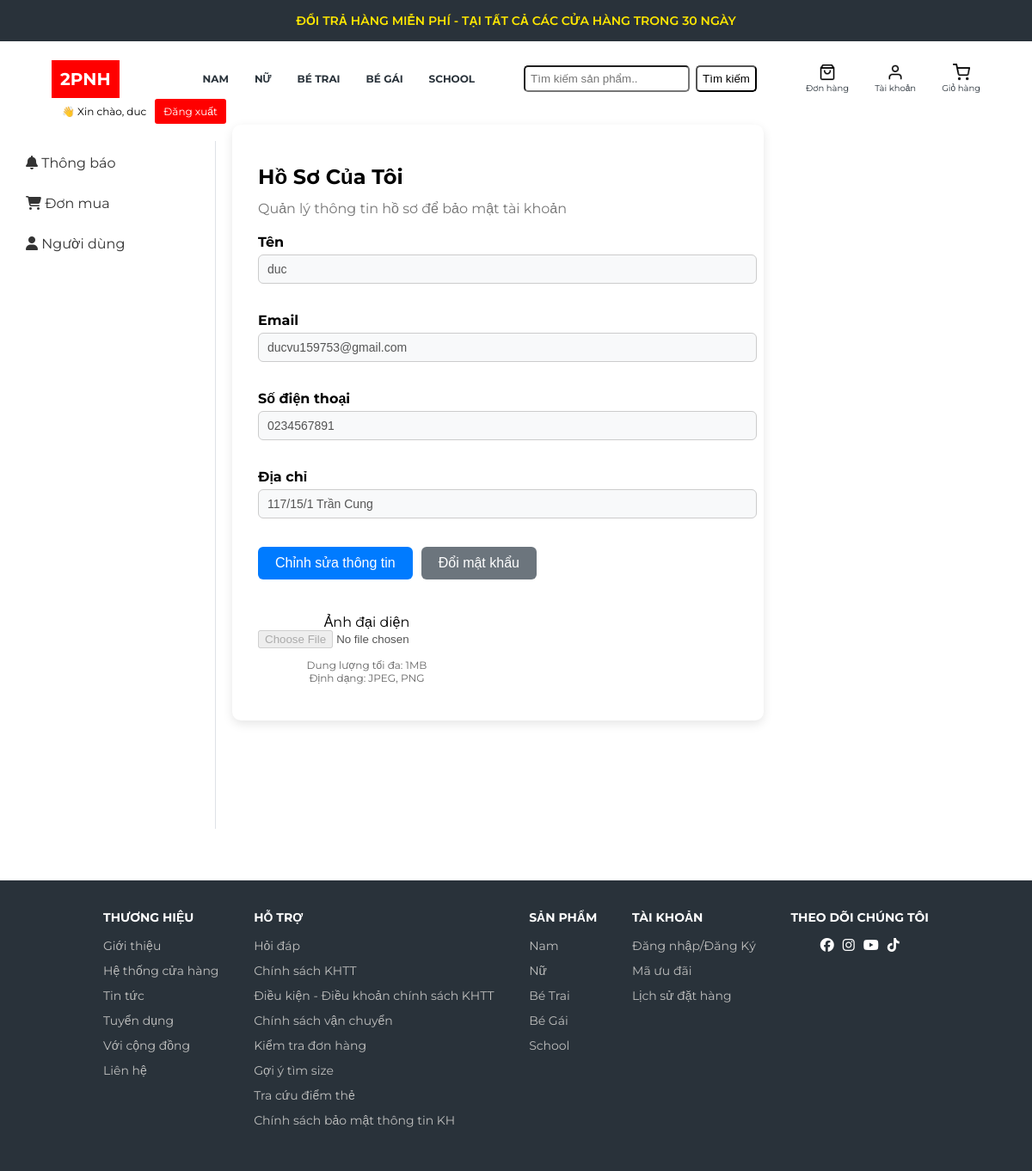
The page /index.php?route=clients&action=profile&action_acc=viewProfile&user_id=16 (signed in) on the database its author committed.
### tables this page shows
CREATE TABLE `categories` (
  `id` int(11) NOT NULL COMMENT 'ID danh mục',
  `name` varchar(100) NOT NULL COMMENT 'Tên danh mục',
  `parent_id` int(11) DEFAULT NULL COMMENT 'ID danh mục cha (nếu có)',
  `sort_order` int(11) DEFAULT 0 COMMENT 'Thứ tự hiển thị'
);

CREATE TABLE `users` (
  `id` bigint(20) NOT NULL COMMENT 'ID người dùng',
  `role_id` int(11) NOT NULL COMMENT 'ID vai trò của người dùng',
  `name` varchar(100) DEFAULT NULL COMMENT 'Tên người dùng',
  `email` varchar(100) NOT NULL COMMENT 'Email đăng nhập',
  `password` varchar(255) NOT NULL COMMENT 'Mật khẩu đã mã hóa',
  `avatar` varchar(255) DEFAULT NULL COMMENT 'Đường dẫn ảnh đại diện',
  `phone` varchar(20) DEFAULT NULL COMMENT 'Số điện thoại',
  `address` text DEFAULT NULL COMMENT 'Địa chỉ liên hệ',
  `status` enum('active','inactive','banned') DEFAULT 'active' COMMENT 'Trạng thái tài khoản',
  `created_at` datetime DEFAULT current_timestamp() COMMENT 'Thời điểm tạo tài khoản',
  `updated_at` datetime DEFAULT current_timestamp() ON UPDATE current_timestamp() COMMENT 'Thời điểm cập nhật'
);

### Controller/clients/UserController.php (called while the page is built, shortened)
<?php
require_once './Model/clients/UserClients.php';
class UserController
{
    public function viewProfile($user_id)
    {
        $userModel = new UserClients();
        $categories = $userModel->list_category();
        $user = $userModel->getUserById($user_id);
        include './Views/clients/layouts/header1.php';
        include './Views/clients/layouts/profile_header.php';
        include './Views/clients/orders/list_profile.php';
        include './Views/clients/layouts/profile_footer.php';
        include './Views/clients/layouts/footer.php';
    }
}

### Model/Pdo.php (called while the page is built, shortened)
<?php
function pdo_get_connection()
{
    $dburl = "mysql:host=localhost;dbname=webshop;charset=utf8";
    $username = 'root';
    $password = '';
    $conn = new PDO($dburl, $username, $password);
    $conn->setAttribute(PDO::ATTR_ERRMODE, PDO::ERRMODE_EXCEPTION);
    return $conn;
}
function pdo_query($sql)
{
    $sql_args = array_slice(func_get_args(), 1);
    try {
        $conn = pdo_get_connection();
        $stmt = $conn->prepare($sql);
        $stmt->execute($sql_args);
        $rows = $stmt->fetchAll(PDO::FETCH_ASSOC);
        return $rows;
    } catch (PDOException $e) {
        throw $e;
    } finally {
        unset($conn);
    }
}
function pdo_query_one($sql)
{
    $sql_args = array_slice(func_get_args(), 1);
    try {
        $conn = pdo_get_connection();
        $stmt = $conn->prepare($sql);
        $stmt->execute($sql_args);
        $row = $stmt->fetch(PDO::FETCH_ASSOC);
        return $row;
    } catch (PDOException $e) {
        throw $e;
    } finally {
        unset($conn);
    }
}

### Model/clients/UserClients.php (called while the page is built, shortened)
<?php
require_once './Model/Pdo.php';
class UserClients
{
    public function list_category()
    {
        $query = "SELECT * FROM `categories`";
        $result = pdo_query($query);
        return $result;
    }
    public function getUserById($id)
    {
        $sql = "SELECT * FROM users WHERE id = ?";
        return pdo_query_one($sql, $id);
    }
}

### Views/clients/orders/list_profile.php (the view, shortened to what this page needs)
<!DOCTYPE html>
<html lang="en">
<head>
    <link rel="stylesheet" href="Public/Css/Clients/list_profile.css">
</head>
<body>
    <?php if ($user): ?>
        <form id="profileForm"
            action="index.php?route=clients&action=profile&action_acc=updateProfile"
            method="post" enctype="multipart/form-data" novalidate>
            <div class="profile-container">
                <div class="profile-wrapper">
                    <div class="profile-left">
                        <h1>Hồ Sơ Của Tôi</h1>
                        <h2>Quản lý thông tin hồ sơ để bảo mật tài khoản</h2>
                        <div class="form-group">
                            <label for="name">Tên</label>
                            <input class="readonly" type="text" name="name" id="name"
                                value="<?= htmlspecialchars($user['name']) ?>" readonly>
                            <div class="error-message" id="error-name"></div>
                        </div>
                        <div class="form-group">
                            <label for="email">Email</label>
                            <input class="readonly" type="text" name="email" id="email"
                                value="<?= htmlspecialchars($user['email']) ?>" readonly>
                            <div class="error-message" id="error-email"></div>
                        </div>
                        <div class="form-group">
                            <label for="phone">Số điện thoại</label>
                            <input class="readonly" type="text" name="phone" id="phone"
                                value="<?= htmlspecialchars($user['phone']) ?>" readonly>
                            <div class="error-message" id="error-phone"></div>
                        </div>
                        <div class="form-group">
                            <label for="address">Địa chỉ</label>
                            <input class="readonly" type="text" name="address" id="address"
                                value="<?= htmlspecialchars($user['address']) ?>" readonly>
                            <div class="error-message" id="error-address"></div>
                        </div>
                        <div class="btn-row">
                            <button type="button" class="btn btn-primary" id="editBtn">Chỉnh sửa thông tin</button>
                            <button type="button" class="btn btn-secondary" id="changePassBtn">Đổi mật khẩu</button>
                        </div>
                    </div>
                    <div class="profile-avatar">
                        <label>Ảnh đại diện</label><br>
                        <input type="file" name="avatar" id="avatar" disabled>
                        <p class="note">Dung lượng tối đa: 1MB<br>Định dạng: JPEG, PNG</p>
                    </div>
                </div>
            </div>
        </form>
    <?php else: ?>
        <p>Không tìm thấy thông tin người dùng.</p>
    <?php endif; ?>
</body>
</html>

### Views/clients/layouts/header1.php (shortened to what this page needs)
<!DOCTYPE html>
<html lang="en">
<head>
  <link href="https://cdnjs.cloudflare.com/ajax/libs/font-awesome/6.5.0/css/all.min.css" rel="stylesheet">
</head>
<body>
  <div class="container-header1">
    <header class="header1">
      <div>ĐỔI TRẢ HÀNG MIỄN PHÍ - TẠI TẤT CẢ CÁC CỬA HÀNG TRONG 30 NGÀY</div>
    </header>
    <div class="nav-header">
      <a class="nav-logo" href="index.php?route=clients&action=home<?= isset($user_id) && !empty($user_id) ? '&user_id=' . $user_id : '' ?>">
        <div class="logo">2PNH</div>
      </a>
      <div class="categories">
        <ul>
          <?php
          foreach ($categories as $row) {
          ?>
            <li><a href="index.php?route=clients&action=pro_cate&cate_id=<?= $row['id'] ?>"><?= $row['name'] ?></a></li>
          <?php } ?>
        </ul>
      </div>
      <div class="search-header">
        <form id="searchForm" class="form-header" method="POST" action="index.php?route=clients&action=search">
          <input id="searchInput" class="input-header" name="search" type="text" placeholder="Tìm kiếm sản phẩm.." required />
          <button class="bt-header" name="search-pro" type="submit">Tìm kiếm</button>
        </form>
      </div>
      <div class="nav-right">
        <div class="shop">
          <div id="donhang">
            <img width="20px" src="Public/Img/resources/shopping-bag.png" alt="" />
            <div class="text">Đơn hàng</div>
          </div>
        </div>
        <div class="shop">
          <a href="index.php?route=clients&action=profile&action_acc=viewProfile<?= isset($user_id) && !empty($user_id) ? '&user_id=' . $user_id : '' ?>"><img width="20px" src="Public/Img/resources/user.png" alt="" />
            <div class="text">Tài khoản</div>
          </a>
        </div>
        <div class="shop">
          <div onclick="show_list_cart()" class="nav-link"><img width="20px" src="Public/Img/resources/shopping-cart.png" alt="" />
            <div class="text">Giỏ hàng</div>
          </div>
        </div>
      </div>
      <?php if (isset($_SESSION['user']) && isset($_SESSION['user']['name'])): ?>
        <div style="display: flex; align-items: center; margin-left: 12px; color: #000; gap: 10px;">
          <span style="font-size: 12px;">
            👋 Xin chào, <?= htmlspecialchars($_SESSION['user']['name']) ?>
          </span>
          <a href="index.php?route=user&action=logout"
            style="text-decoration: none; padding: 7px 10px; border-radius: 3px; background-color: #FF0000; color: white; font-size: 12px;">
            Đăng xuất
          </a>
        </div>
      <?php endif; ?>
    </div>
  </div>
  <div class="clients-main-content">

### Views/clients/layouts/footer.php (shortened to what this page needs)
</div>
<footer class="footer">
    <div class="footer-container">
        <div class="footer-column">
            <h3>THƯƠNG HIỆU</h3>
            <div class="ul">
                <div class="li"><a href="#">Giới thiệu</a></div>
                <div class="li"><a href="#">Hệ thống cửa hàng</a></div>
                <div class="li"><a href="#">Tin tức</a></div>
                <div class="li"><a href="#">Tuyển dụng</a></div>
                <div class="li"><a href="#">Với cộng đồng</a></div>
                <div class="li"><a href="#">Liên hệ</a></div>
            </div>
        </div>
        <div class="footer-column">
            <h3>HỖ TRỢ</h3>
            <div class="ul">
                <div class="li"><a href="#">Hỏi đáp</a></div>
                <div class="li"><a href="#">Chính sách KHTT</a></div>
                <div class="li"><a href="#">Điều kiện - Điều khoản chính sách KHTT</a></div>
                <div class="li"><a href="#">Chính sách vận chuyển</a></div>
                <div class="li"><a href="#">Kiểm tra đơn hàng</a></div>
                <div class="li"><a href="#">Gợi ý tìm size</a></div>
                <div class="li"><a href="#">Tra cứu điểm thẻ</a></div>
                <div class="li"><a href="#">Chính sách bảo mật thông tin KH</a></div>
            </div>
        </div>
        <div class="footer-column">
            <h3>SẢN PHẨM</h3>
            <div class="ul">
                <?php
                foreach ($categories as $row) {
                ?>
                    <div class="li"><a href="#"><?= $row['name'] ?></a></div>
                <?php } ?>
            </div>
        </div>
        <div class="footer-column">
            <h3>TÀI KHOẢN</h3>
            <div class="ul">
                <div class="li"><a href="#">Đăng nhập/Đăng Ký</a></div>
                <div class="li"><a href="#">Mã ưu đãi</a></div>
                <div class="li"><a href="#">Lịch sử đặt hàng</a></div>
            </div>
        </div>
        <div class="footer-column">
            <h3>THEO DÕI CHÚNG TÔI</h3>
            <div class="social-icons">
                <a href="#"><i class="fa-brands fa-facebook"></i></a>
                <a href="#"><i class="fa-brands fa-instagram"></i></a>
                <a href="#"><i class="fa-brands fa-youtube"></i></a>
                <a href="#"><i class="fa-brands fa-tiktok"></i></a>
            </div>
        </div>
    </div>
</footer>
</body>
</html>

### Public/Css/Clients/list_profile.css (style rules this page uses)
.profile-container { width: 60%; margin-top: 15px; background-color: #fff; padding: 30px; border-radius: 10px; box-shadow: 0 4px 12px rgba(0, 0, 0, 0.1); }
.profile-wrapper { display: flex; flex-wrap: wrap; gap: 40px; }
.profile-left { flex: 1; min-width: 300px; }
.profile-left h1 { font-size: 24px; margin-bottom: 5px; }
.profile-left h2 { font-size: 16px; font-weight: normal; color: #777; margin-bottom: 20px; }
.form-group { margin-bottom: 15px; }
.form-group label { display: block; font-weight: bold; margin-bottom: 5px; }
.form-group input[type="text"], .form-group input[type="email"], .form-group input[type="password"], .form-group select { width: 100%; padding: 8px 10px; border: 1px solid #ccc; border-radius: 6px; font-size: 14px; transition: border-color 0.2s, box-shadow 0.2s; }
.error-message { color: #d93025; font-size: 12px; margin-top: 4px; min-height: 14px; }
.btn { padding: 10px 20px; border: none; border-radius: 6px; cursor: pointer; transition: transform .05s ease, box-shadow .2s ease; font-size: 16px; }
.btn-primary { background-color: #007bff; color: #fff; }
.btn-secondary { background-color: #6c757d; color: #fff; }
.btn-row { display: flex; flex-wrap: wrap; gap: 10px; margin-top: 10px; }
.profile-avatar { flex: 0 0 200px; text-align: center; }
.note { font-size: 12px; color: #666; }
.readonly { background-color: #f8f9fa; color: #555; }

### Views/clients/layouts/header1.php (style rules this page uses)
body { padding: 0; margin: 0; box-sizing: border-box; font-family: 'Montserrat', sans-serif; }
.container-header1 { margin: 0 auto; width: 100%; }
.container-header1 .header1 { width: 100%; background-color: #29323a; height: 48px; display: flex; align-items: center; justify-content: center; }
.container-header1 .header1 div { color: #ffe700; font-size: 14px; font-weight: 600; width: auto; }
.container-header1 .nav-header { display: flex; justify-content: space-between; align-items: center; max-width: 90%; margin: 0 auto; margin-top: 20px; margin-bottom: 20px; flex-wrap: wrap; }
.container-header1 .nav-header .nav-logo { text-decoration: none; font-weight: bold; font-size: 20px; color: white; background-color: #ff0000; padding: 10px; cursor: pointer; width: auto; }
.container-header1 .nav-header .categories ul { display: flex; gap: 30px; width: auto; }
.container-header1 .nav-header .categories ul li { list-style: none; font-size: 12px; font-weight: 700; width: auto; }
.container-header1 .nav-header .categories ul li a { text-decoration: none; color: #29323a; cursor: pointer; text-transform: uppercase; width: auto; }
.container-header1 .nav-header .search-header { position: relative; display: flex; align-items: center; width: auto; }
.container-header1 .nav-header .search-header .form-header { display: flex; gap: 7px; width: auto; }
.container-header1 .nav-header .search-header .form-header .bt-header { border-radius: 5px; background-color: white; max-width: 80px; cursor: pointer; width: auto; }
.container-header1 .nav-header .search-header .form-header .input-header { padding: 6px; max-width: 200px; border-radius: 5px; width: auto; }
.container-header1 .nav-header .nav-right { display: flex; align-items: center; gap: 30px; width: auto; }
.container-header1 .nav-header .nav-right .shop div { display: flex; flex-direction: column; gap: 2px; align-items: center; justify-content: center; width: auto; text-decoration: none; color: #29323a; font-size: 10px; cursor: pointer; }
.container-header1 .nav-header .nav-right .shop a { display: flex; flex-direction: column; gap: 2px; align-items: center; justify-content: center; width: auto; }
.container-header1 .nav-header .nav-right .shop a { text-decoration: none; color: #29323a; font-size: 10px; cursor: pointer; width: auto; }
.footer { margin-top: 60px; width: 100%; padding-top: 20px; padding-bottom: 50px; background-color: #29323A; }
.footer-container { display: flex; justify-content: space-between; width: 80%; margin: 0 auto; }
.footer-container h3 { font-size: 14px; color: white; }
.footer-container .ul { display: flex; flex-direction: column; gap: 10px; }
.footer-container .ul .li a { text-decoration: none; color: #bfbfbeff; font-size: 14px; }
.footer-container .social-icons { display: flex; gap: 10px; justify-content: center; }
.footer-container .social-icons a { text-decoration: none; color: white; }

### rows shown on the page
categories: name "NAM", name "Nam"
categories: name "NỮ", name "Nữ"
categories: name "BÉ TRAI", name "Bé Trai"
categories: name "BÉ GÁI", name "Bé Gái"
categories: name "SCHOOL", name "School"
users: name "duc", email "ducvu159753@gmail.com", phone "0234567891", address "117/15/1 Trần Cung"

### other values the page prints
$_SESSION['user']['name'] "duc"
